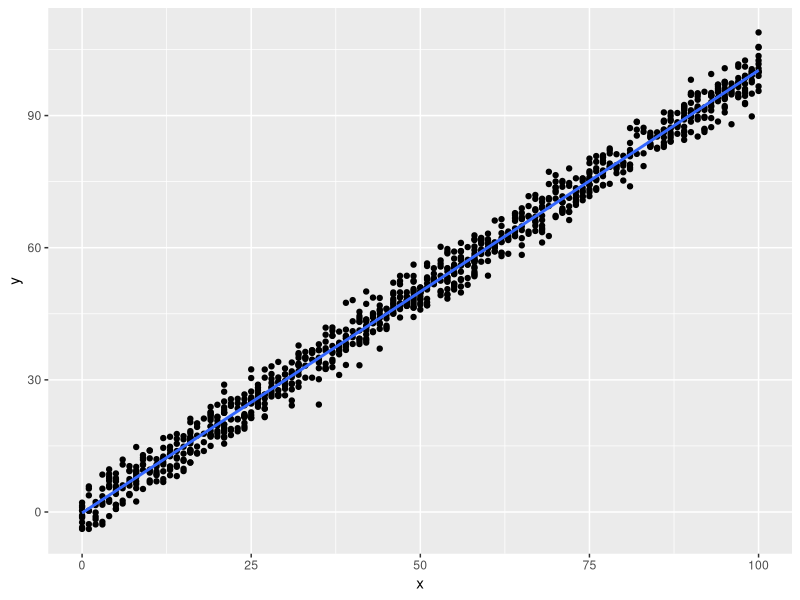
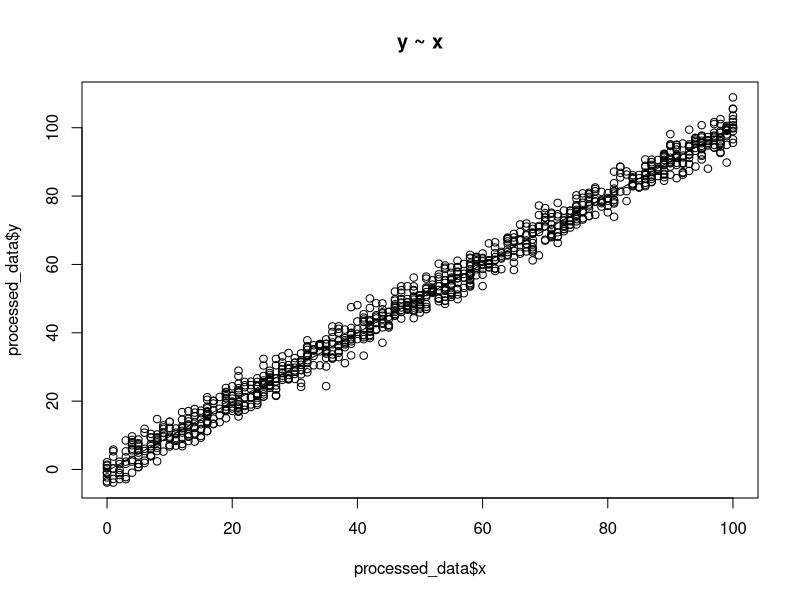
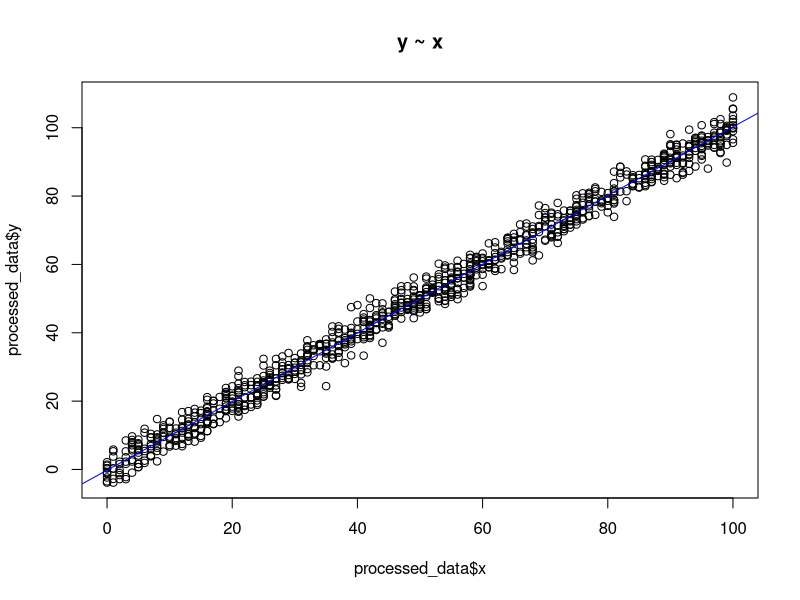
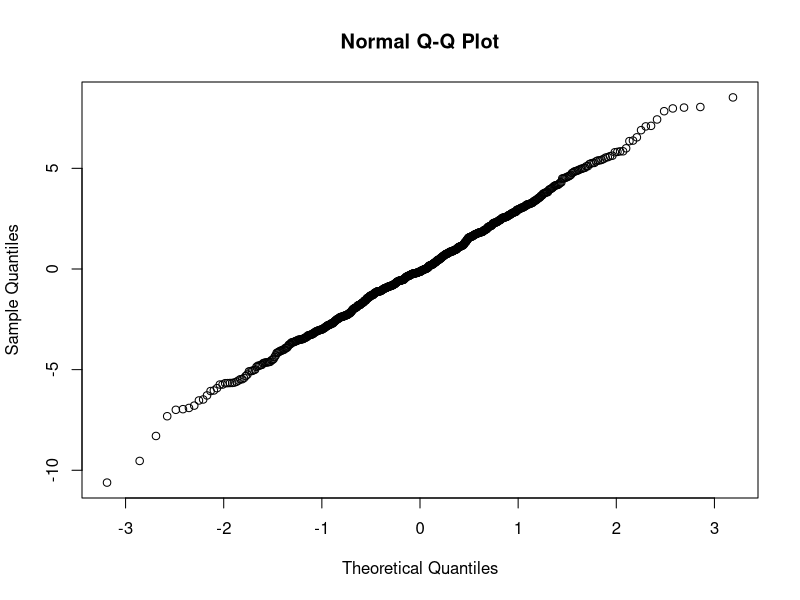
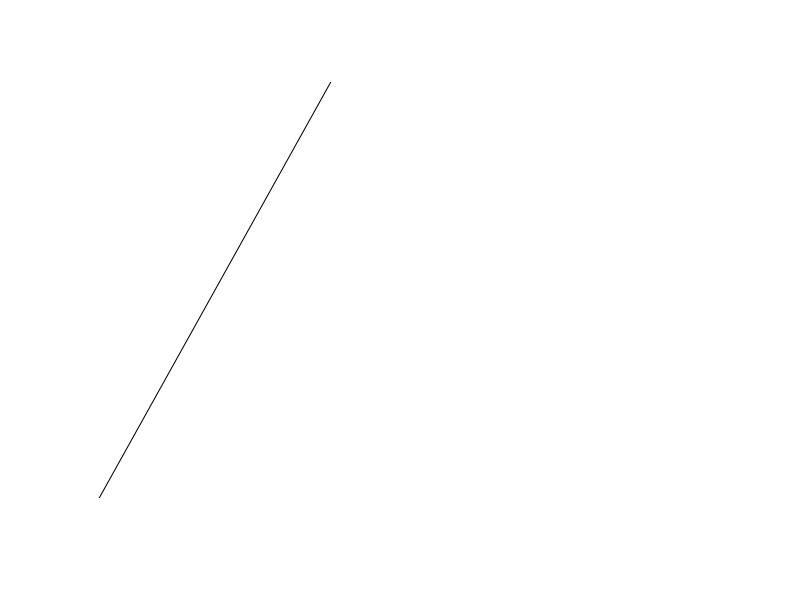

Recreate these plots in R, in order.
## ---- chunk 1
knitr::opts_chunk$set(echo = TRUE)
## ---- chunk 2
data <- read.csv("Linear_Regression_Dataset_new.csv", header = TRUE)
processed_data <- na.omit(data)
head(processed_data)
summary(processed_data)
str(processed_data)
nrow(processed_data)
## ---- chunk 3
library(caret)

indexs = createDataPartition(processed_data$y, times = 1, p = 0.7, list = F) 
#times = no. of times to be split
#p = percentage of data to be used for training, here 70% is used of training and 30% for testing

train = processed_data[indexs, ]
nrow(train)
test = processed_data[-indexs, ]
nrow(test)
## ---- chunk 4
cor(train$x, train$y)

#y = dependent
#x = independent
#y = slope * x + intercept
# dependent ~ independent
model <- lm(y ~ x, data = train)
model
summary(model)
## ---- chunk 5
#df <- data.frame(x = c(29)), just to initially check
predicted <- predict(model, test)
predicted
## ---- chunk 6
library(ggplot2)

ggplot(processed_data, aes(x = x, y = y)) + geom_point() + geom_smooth(method = 'lm')
## ---- chunk 7
scatter.smooth(x = processed_data$x, y = processed_data$y, main = "y ~ x")
## ---- chunk 8
plot(processed_data$x, processed_data$y, main = "y ~ x")
abline(lm(processed_data$y ~ processed_data$x, data = processed_data), col = "blue")
## ---- chunk 9
res <- model$residuals
#create Q-Q plot for residuals
qqnorm(res)
## ---- chunk 10
res1 <- model$residuals

plot.new()
#text(x = 0.5, y = 0.5, labels = "This is a new plot canvas.")
qqline(res1)
